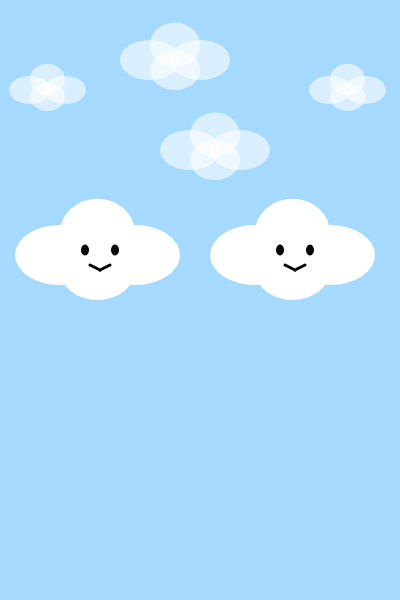
Frame 1 (no input)
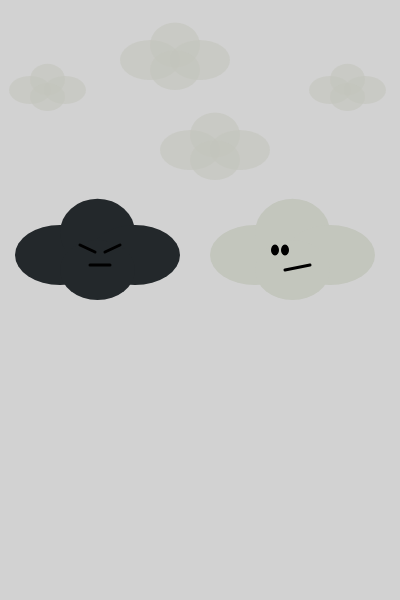
Frame 60 (no input)
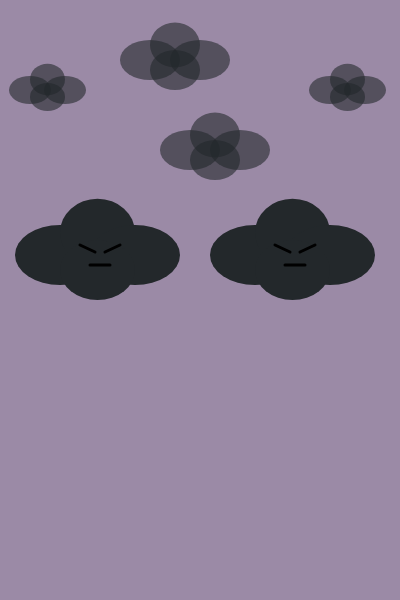
Frame 120 (the mouse pressed at the canvas centre since frame 60)

The p5.js sketch that drew these frames (run headless with seeded random() and noise() and a simulated clock; from frame 60 on, the mouse is pressed at the canvas centre):

// p5.js sketch
// ── sketch.js
let xMax = 400;
let yMax = 600;
let scena = 0;
let colore;

function setup() {
  createCanvas(xMax, yMax);
  noStroke();
  
}

function draw() {
  if(frameCount < 30){
    scena = 0;
  } else if(frameCount < 60){
    scena = 1;
  } else if (frameCount < 90){
    scena = 2;
  } else {
    scena = 3;
  }
  // Sfondi a seconda della faccia che assume la nuvola
  if(scena == 2){
    background("#D2D2D2");
  } else if (scena == 3){
    background("#9b8aa6");
  } 
  else{
     background("#A5D9FD");
  }
   
  // Nuvole di sfondo
  disegnaNuvole();
  
// Nuvola 1 in primo piano
  if (scena == 0){
     nuvola(60, 255, 1.5, 255, color("#FFFFFF"));
  } else{
    nuvola(60, 255, 1.5, 255, color("#23282B"));
  }
  //nuvola 2 in primo piano
  if(scena == 0){
    nuvola(255, 255, 1.5, 255, color("#FFFFFF"));
  } else if (scena == 1){
    nuvola(255, 255, 1.5, 255, color("#FFFFFF"));
  } else if(scena == 2){
    nuvola(255, 255, 1.5, 255, color("#C3C6BD"));
  }
   else if(scena == 3){
    nuvola(255, 255, 1.5, 255, color("#23282B"));
  }
  
//Facce a seconda della scena
if(scena == 0){
  disegnaFacciaFelice(100, 255); //prima nuvola
  disegnaFacciaFelice(295, 255); //seconda nuvola
}
  if(scena == 1){
    disegnaFacciaTriste(100, 255);
    disegnaFacciaFelice(295, 255);
  }
  if(scena == 2){
    disegnaFacciaTriste(100, 255);
    disegnaFacciaArrabbiata(295, 255);
  }
  if(scena == 3){
    disegnaFacciaTriste(100, 255);
    disegnaFacciaTriste(295, 255);
  }
}

function disegnaFacciaFelice(x, y){

  //occhi
  fill(0);
   stroke(0);
strokeWeight(3);
 
  ellipse(x - 15, y - 5, 5, 8);
  ellipse(x + 15, y - 5, 5, 8);
//Bocca sorridente
  line(x -10, y + 10, x, y +15);
  line (x, y +15, x + 10, y + 10);
  }

function disegnaFacciaTriste(x, y){
   //occhi
  fill(0);
  stroke(0);
  strokeWeight(3);
  
 line(x-20, y-10, x-5, y -3 );
 line(x+20, y-10, x + 5, y -3);
//Bocca triste
  line(x -10, y + 10, x +10, y + 10);

}

function disegnaFacciaArrabbiata(x, y){

  //occhi
  fill(0);
   stroke(0);
strokeWeight(3);
 
  ellipse(x - 20, y - 5, 5, 8);
  ellipse(x - 10, y - 5, 5, 8);
//Bocca arrabbiata
    line(x -10, y + 15, x +15, y + 10);
  }

function disegnaNuvole() {
  
  if(scena == 2){
    colore = color("#C3C6BD");
  } else if(scena == 3){
    colore = color("#23282B");
  } else{
    colore = color("#FFFFFF");
  }
  nuvola(30, 90, 0.7, 150, colore);
  nuvola(190, 150, 1, 150, colore);
  nuvola(150, 60, 1, 150, colore);
  nuvola(330, 90, 0.7, 150, colore);
}

function nuvola(x, y, scala, trasparenza, colore) {
  push();
  translate(x, y);
  scale(scala);

  noStroke();
  fill(red(colore), green(colore), blue(colore), trasparenza);

  ellipse(0, 0, 60, 40);
  ellipse(25, -15, 50, 45);
  ellipse(50, 0, 60, 40);
  ellipse(25, 10, 50, 40);

  pop();
}
